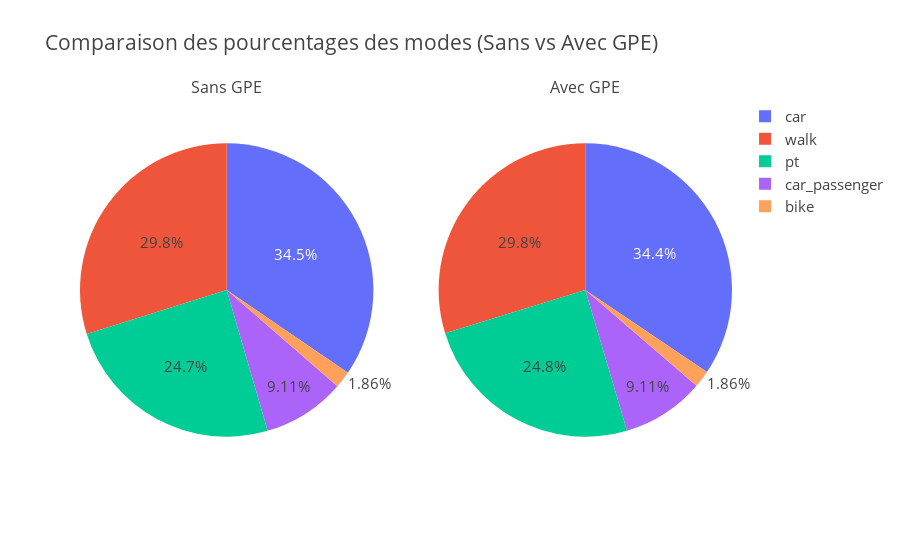

This figure's notebook cell:
### Markdown cell above
Cette évolution correspond à une augmentation de 12% du nombre de trajets en métro et d'une diminution d'entre 4 et 5% pour les trois autres modes de transport. On observe donc un effet de désengorgement des lignes hors métro.

### Code cell
total_baseline = sum(count_modes_baseline.values())
total_gpe = sum(count_modes_gpe.values())
percentages_baseline = {mode: (count / total_baseline) * 100 for mode, count in count_modes_baseline.items()}
percentages_gpe = {mode: (count / total_gpe) * 100 for mode, count in count_modes_gpe.items()}

percentages_baseline_df = pd.DataFrame(list(percentages_baseline.items()), columns=['Mode', 'Percentage'])
percentages_gpe_df = pd.DataFrame(list(percentages_gpe.items()), columns=['Mode', 'Percentage'])

fig_baseline = px.pie(percentages_baseline_df, values='Percentage', names='Mode', title='Pourcentages des modes (Control)')
fig_gpe = px.pie(percentages_gpe_df, values='Percentage', names='Mode', title='Pourcentages des modes (GPE)')

fig = make_subplots(rows=1, cols=2, specs=[[{'type':'domain'}, {'type':'domain'}]],
                    subplot_titles=['Sans GPE', 'Avec GPE'])

fig.add_trace(go.Pie(labels=percentages_baseline_df['Mode'], values=percentages_baseline_df['Percentage']), 1, 1)
fig.add_trace(go.Pie(labels=percentages_gpe_df['Mode'], values=percentages_gpe_df['Percentage']), 1, 2)

fig.update_layout(title_text='Comparaison des pourcentages des modes (Sans vs Avec GPE)')

fig.show()

### Figure 1 — Plotly figure (JSON) as saved in the notebook; plotly's stock layout.template omitted (floating-point values rounded to 4 significant figures)
{"data": [{"domain": {"x": [0, 0.45], "y": [0, 1]}, "labels": ["walk", "car", "car_passenger", "pt", "bike"], "type": "pie", "values": [29.84, 34.53, 9.109, 24.67, 1.86]}, {"domain": {"x": [0.55, 1], "y": [0, 1]}, "labels": ["walk", "car", "car_passenger", "pt", "bike"], "type": "pie", "values": [29.78, 34.44, 9.107, 24.82, 1.863]}], "layout": {"annotations": [{"font": {"size": 16}, "showarrow": false, "text": "Sans GPE", "x": 0.225, "xanchor": "center", "xref": "paper", "y": 1, "yanchor": "bottom", "yref": "paper"}, {"font": {"size": 16}, "showarrow": false, "text": "Avec GPE", "x": 0.775, "xanchor": "center", "xref": "paper", "y": 1, "yanchor": "bottom", "yref": "paper"}], "title": {"text": "Comparaison des pourcentages des modes (Sans vs Avec GPE)"}}}
